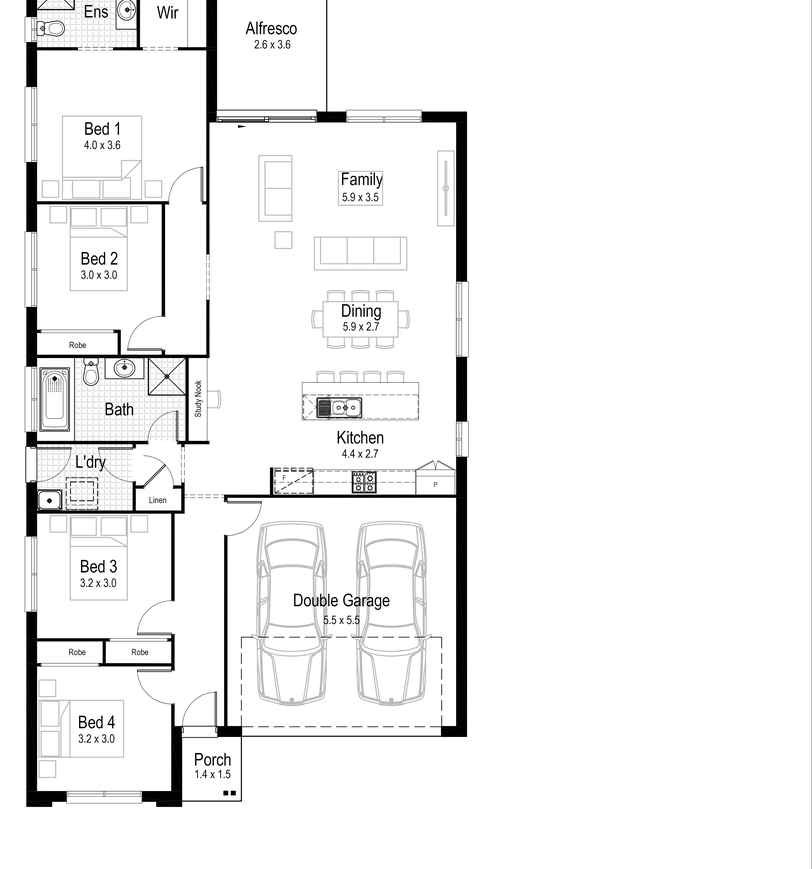
#> input picture amber21_new_test.png, 812 x 869 px, shrunk from 3939 x 4217 before the run
$ python analyze_floorplan.py ../amber21_new_test.png
#> lines starting #> are read from the running program, lines starting #| are printed output that depends on the picture; after the words box and inside, x2 and y2 are one past the last pixel; in counts of white or black regions, pixels touching at a corner belong together
import cv2
import numpy as np
import sys

def analyze(img_path):
#> called with img_path = '../amber21_new_test.png'
    img = cv2.imread(img_path, cv2.IMREAD_GRAYSCALE)
#> img is the input picture: shape (869, 812); min 0, max 255, mean 242.4
    if img is None:
        print("Could not read image")
        return

    H, W = img.shape
#> H = 869; W = 812
    print(f"Image size: {W}x{H}")
#| Image size: 812x869

    # Invert so ink is white, background is black
    _, thresh = cv2.threshold(img, 240, 255, cv2.THRESH_BINARY_INV)
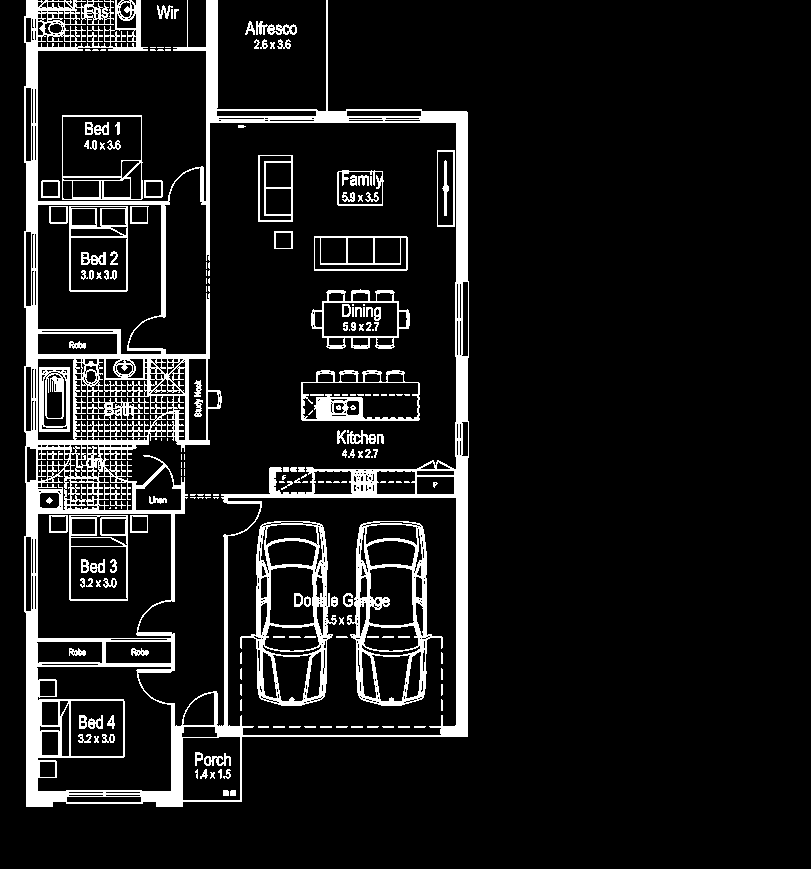
#> thresh: shape (869, 812); 10% white; 209 white regions (70 under 20 px)

    # Find contours
    contours, _ = cv2.findContours(thresh, cv2.RETR_EXTERNAL, cv2.CHAIN_APPROX_SIMPLE)
#> contours = 23 contours, 14 with area under 20; largest, box (x1, y1, x2, y2) and area: (24, 0, 469, 807) 283557, (62, 115, 143, 200) 6656, (144, 180, 163, 198) 305, (41, 180, 60, 198) 305, (256, 21, 297, 35) 255
    print(f"Found {len(contours)} contours")
#| Found 23 contours

    # Sort by bounding box area, descending
    boxes = [cv2.boundingRect(c) for c in contours]
#> boxes = 23 items, first 6: (144, 180, 19, 18), (41, 180, 19, 18), (62, 115, 81, 85), (165, 49, 6, 2), (157, 49, 7, 2), (150, 49, 6, 2)
    boxes = sorted(boxes, key=lambda b: b[2]*b[3], reverse=True)
#> boxes = 23 items, first 6: (24, 0, 445, 807), (62, 115, 81, 85), (811, 0, 1, 869), (256, 21, 41, 14), (144, 180, 19, 18), (41, 180, 19, 18)

    for i, (x, y, w, h) in enumerate(boxes[:10]):
        area = w * h
        print(f"Box {i}: x={x}, y={y}, w={w}, h={h}, area={area}, right={x+w}, bottom={y+h}")
#> this loop made 10 passes
#> (x, y, w, h, area) on passes 1 to 10: (24, 0, 445, 807, 359115), (62, 115, 81, 85, 6885), (811, 0, 1, 869, 869), (256, 21, 41, 14, 574), (144, 180, 19, 18, 342), (41, 180, 19, 18, 342), (157, 5, 16, 14, 224), (277, 39, 14, 10, 140), (245, 21, 10, 14, 140), (260, 39, 8, 10, 80)
#| Box 0: x=24, y=0, w=445, h=807, area=359115, right=469, bottom=807
#| Box 1: x=62, y=115, w=81, h=85, area=6885, right=143, bottom=200
#| Box 2: x=811, y=0, w=1, h=869, area=869, right=812, bottom=869
#| Box 3: x=256, y=21, w=41, h=14, area=574, right=297, bottom=35
#| Box 4: x=144, y=180, w=19, h=18, area=342, right=163, bottom=198
#| Box 5: x=41, y=180, w=19, h=18, area=342, right=60, bottom=198
#| Box 6: x=157, y=5, w=16, h=14, area=224, right=173, bottom=19
#| Box 7: x=277, y=39, w=14, h=10, area=140, right=291, bottom=49
#> (further printed lines are left out)

if __name__ == "__main__":
    analyze(sys.argv[1])

$ run again, on burgundy27_new_test.png
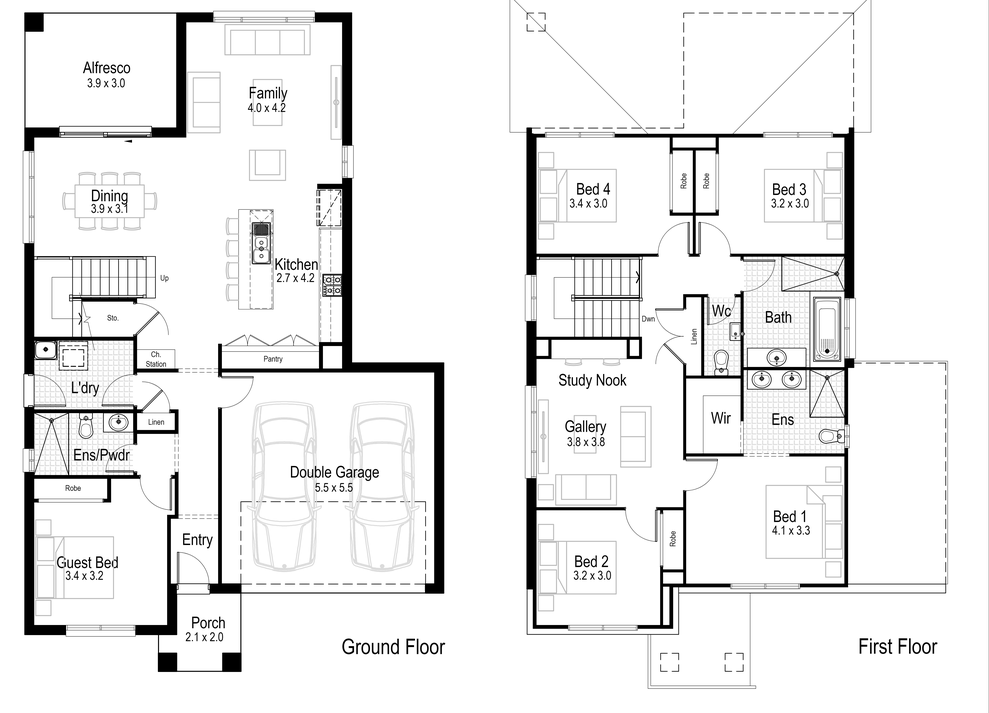
#> input picture burgundy27_new_test.png, 989 x 713 px, shrunk from 5206 x 3752 before the run
#> in analyze, img is the input picture: shape (713, 989); min 0, max 255, mean 236.6
#| Image size: 989x713
#> in analyze, `_, thresh = cv2.threshold(img, 240, 255, cv2.THRESH_BINARY_INV)`:
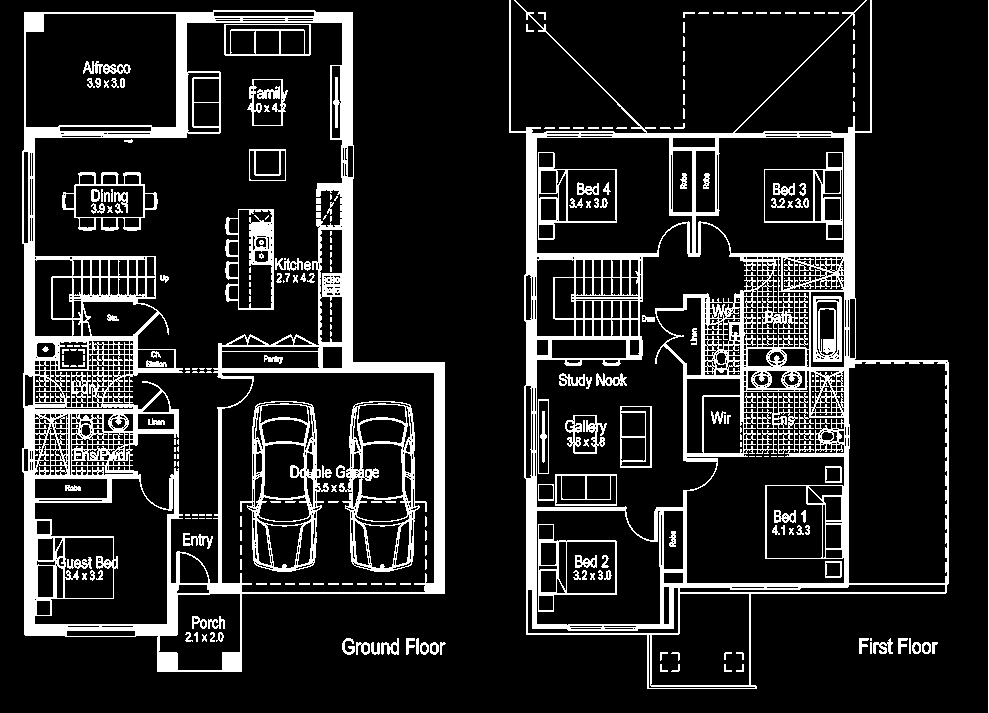
#> thresh: shape (713, 989); 14.5% white; 290 white regions (90 under 20 px)
#> contours = 55 contours, 38 with area under 20; largest, box (x1, y1, x2, y2) and area: (22, 10, 445, 672) 224537, (509, 0, 949, 689) 188897, (381, 638, 399, 655) 134, (356, 642, 370, 655) 103, (873, 638, 893, 654) 102
#| Found 55 contours
#> in analyze, `boxes = [cv2.boundingRect(c) for c in contours]`: boxes = 55 items, first 6: (932, 642, 6, 12), (922, 642, 9, 12), (912, 642, 9, 12), (870, 642, 2, 12), (440, 642, 6, 13), (430, 642, 9, 13)
#> in analyze, `boxes = sorted(boxes, key=lambda b: b[2]*b[3], reverse=True)`: boxes = 55 items, first 6: (509, 0, 440, 689), (22, 10, 423, 662), (988, 0, 1, 713), (873, 638, 20, 16), (381, 638, 18, 17), (342, 638, 13, 17)
#> the loop in analyze, `for i, (x, y, w, h) in enumerate(boxes[:10]):` made 10 passes
#> (x, y, w, h, area) on passes 1 to 8: (509, 0, 440, 689, 303160), (22, 10, 423, 662, 280026), (988, 0, 1, 713, 713), (873, 638, 20, 16, 320), (381, 638, 18, 17, 306), (342, 638, 13, 17, 221), (356, 642, 14, 13, 182), (898, 638, 10, 16, 160)
#> (printed output is left out)
